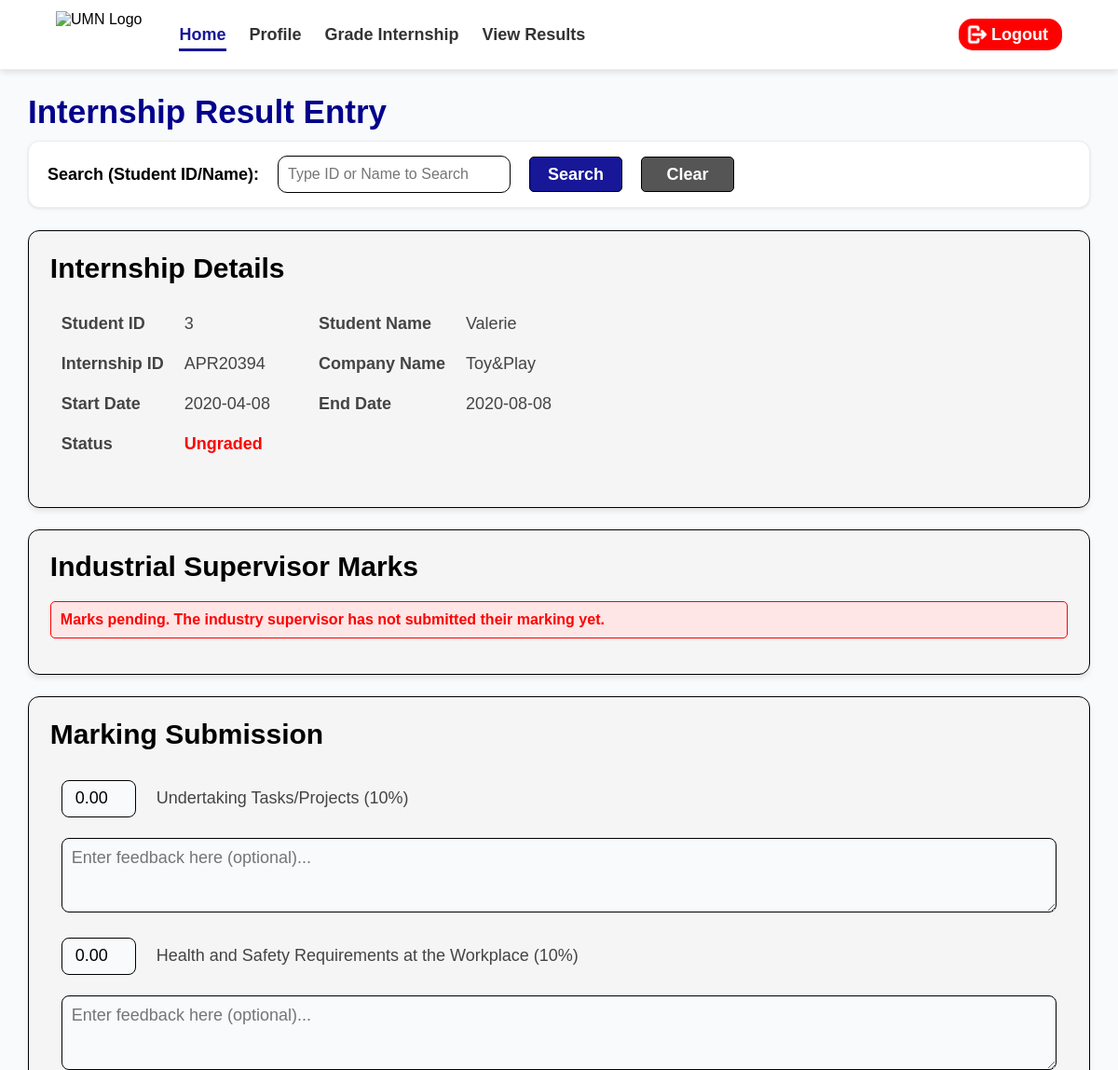
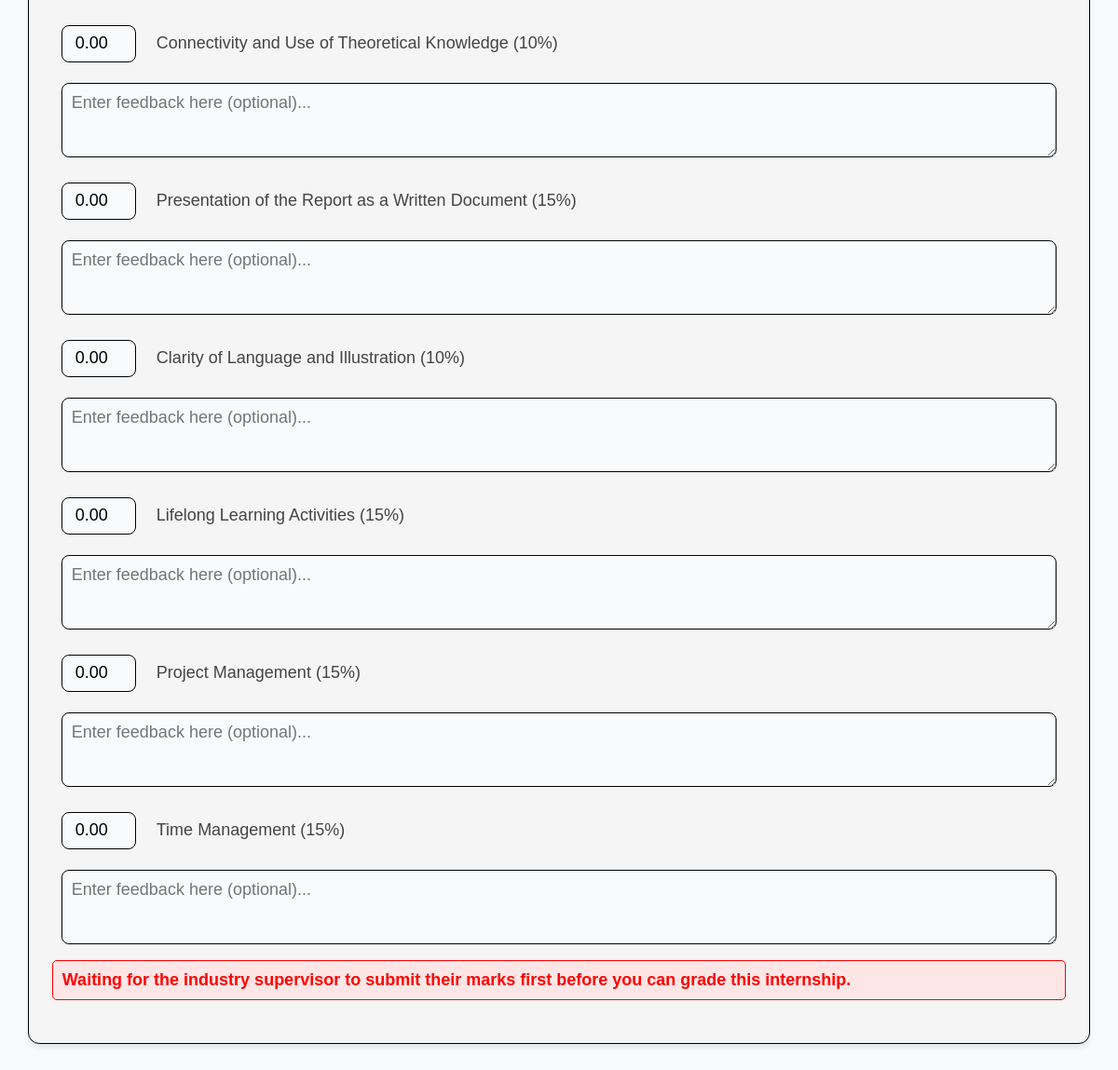
Screenshot of /COMP1044_SRC/Assessor/Lecturer_Internship_Grading.php (signed in) with the database file from the repository (2 pictures, top to bottom).
### tables this page shows
CREATE TABLE `internship` (
  `Internship_ID` varchar(15) NOT NULL,
  `Student_ID` int(11) NOT NULL,
  `Staff_ID` int(11) NOT NULL,
  `Company_ID` int(11) NOT NULL,
  `Supvr_ID` int(11) NOT NULL,
  `Start_Intern` date NOT NULL,
  `End_Intern` date NOT NULL,
  `Status` enum('Ungraded','Graded') NOT NULL
);

CREATE TABLE `student` (
  `Student_ID` int(11) NOT NULL,
  `Prog_Code` varchar(5) DEFAULT NULL,
  `User_ID` int(11) NOT NULL,
  `Full_Name` varchar(60) NOT NULL,
  `Contact_No` varchar(25) NOT NULL,
  `Enroll_Date` date NOT NULL,
  `Email_Addr` varchar(50) NOT NULL,
  `Gender` enum('Male','Female') NOT NULL
);

CREATE TABLE `assessment` (
  `Assessment_ID` varchar(15) NOT NULL,
  `Internship_ID` varchar(15) NOT NULL,
  `UTP` decimal(5,2) DEFAULT '0.00',
  `UTP_Feedback` varchar(255) DEFAULT NULL,
  `HSR` decimal(5,2) DEFAULT '0.00',
  `HSR_Feedback` varchar(255) DEFAULT NULL,
  `CUTK` decimal(5,2) DEFAULT '0.00',
  `CUTK_Feedback` varchar(255) DEFAULT NULL,
  `PR` decimal(5,2) DEFAULT '0.00',
  `PR_Feedback` varchar(255) DEFAULT NULL,
  `CLI` decimal(5,2) DEFAULT '0.00',
  `CLI_Feedback` varchar(255) DEFAULT NULL,
  `LLA` decimal(5,2) DEFAULT '0.00',
  `LLA_Feedback` varchar(255) DEFAULT NULL,
  `PM` decimal(5,2) DEFAULT '0.00',
  `PM_Feedback` varchar(255) DEFAULT NULL,
  `TM` decimal(5,2) DEFAULT '0.00',
  `TM_Feedback` varchar(255) DEFAULT NULL
);

CREATE TABLE `company` (
  `Company_ID` int(11) NOT NULL,
  `Reg_Comp_Name` varchar(60) NOT NULL,
  `Reg_No.` varchar(50) NOT NULL,
  `Comp_Address` varchar(50) NOT NULL
);

### COMP1044_SRC/Assessor/Lecturer_Internship_Grading.php (the view, shortened to what the rows shown need)
<?php require_once 'Lecturer_Grading_Logic.php'; ?>
<!DOCTYPE html>
<html>
    <head>
        <link rel="stylesheet" href="../Global.css">
    </head>
    <body>
    <h1 id="title">Internship Result Entry</h1>
    <main>
        <section class="infoContainer">
            <h2 class="infoTitle">Internship Details</h2>
            <?php if ($current_student) { ?>
            <table>
                <tr>
                    <td class="firstHalf">Student ID</td>
                    <td><?= htmlspecialchars($current_student['Student_ID']) ?></td>
                    <td class="secondHalf">Student Name</td>
                    <td><?= htmlspecialchars($current_student['Full_Name']) ?></td>
                </tr>
                <tr>
                    <td class="firstHalf">Internship ID</td>
                    <td><?= htmlspecialchars($current_student['Internship_ID']) ?></td>
                    <td class="secondHalf">Company Name</td>
                    <td><?= htmlspecialchars($current_student['Reg_Comp_Name']) ?></td>
                </tr>
                <tr>
                    <td class="firstHalf">Start Date</td>
                    <td><?= htmlspecialchars($current_student['Start_Intern']) ?></td>
                    <td class="secondHalf">End Date</td>
                    <td><?= htmlspecialchars($current_student['End_Intern']) ?></td>
                </tr>
                <tr>
                    <td class="firstHalf">Status</td>
                    <td style="color: <?= $current_student['Status'] == 'Graded' ? 'green' : 'red' ?>; font-weight:bold;">
                        <?= htmlspecialchars($current_student['Status']) ?>
                    </td>
                </tr>
            </table>
            <?php } else { echo "<p>No results found.<br><br>Either you currently have no students assigned to you, or the search term had no match. Please only choose an option from the dropdown list in the search bar if possible.</p>"; } ?>
        </section>
        <?php if ($current_student) { ?>
            <section class="infoContainer">
                <h2 class="infoTitle">Industrial Supervisor Marks</h2>
            </section>
        <?php } ?>
        <?php if ($current_student) {
            $lock_form = (!$supervisor_graded || $has_graded);
        ?>
            <section class="infoContainer">
                <h2 class="infoTitle">Marking Submission</h2>
                <form method="post">
                    <table style="width: 100%;">
                        <tr>
                            <td style="width: 80px;"><input class="inputMark" type="number" name="UTP" value="<?= $current_student['UTP'] ?>" min="0" max="10" required <?= $lock_form ? 'disabled' : '' ?>></td>
                            <td>Undertaking Tasks/Projects (10%)</td>
                        </tr>
                        <tr>
                            <td colspan="2">
                                <textarea name="UTPfeedback" maxlength="254" rows="3" style="width: 100%; box-sizing: border-box;" placeholder="Enter feedback here (optional)..." <?= $lock_form ? 'disabled' : '' ?>><?= htmlspecialchars($current_student['UTP_Feedback'] ?? '') ?></textarea>
                            </td>
                        </tr>
                        <tr>
                            <td><input class="inputMark" type="number" name="HSR" value="<?= $current_student['HSR'] ?>" min="0" max="10" required <?= $lock_form ? 'disabled' : '' ?>></td>
                            <td>Health and Safety Requirements at the Workplace (10%)</td>
                        </tr>
                        <tr>
                            <td colspan="2">
                                <textarea name="HSRfeedback" maxlength="254" rows="3" style="width: 100%; box-sizing: border-box;" placeholder="Enter feedback here (optional)..." <?= $lock_form ? 'disabled' : '' ?>><?= htmlspecialchars($current_student['HSR_Feedback'] ?? '') ?></textarea>
                            </td>
                        </tr>
                        <tr>
                            <td><input class="inputMark" type="number" name="CUTK" value="<?= $current_student['CUTK'] ?>" min="0" max="10" required <?= $lock_form ? 'disabled' : '' ?>></td>
                            <td>Connectivity and Use of Theoretical Knowledge (10%)</td>
                        </tr>
                        <tr>
                            <td colspan="2">
                                <textarea name="CUTKfeedback" maxlength="254" rows="3" style="width: 100%; box-sizing: border-box;" placeholder="Enter feedback here (optional)..." <?= $lock_form ? 'disabled' : '' ?>><?= htmlspecialchars($current_student['CUTK_Feedback'] ?? '') ?></textarea>
                            </td>
                        </tr>
                        <tr>
                            <td><input class="inputMark" type="number" name="PR" value="<?= $current_student['PR'] ?>" min="0" max="15" required <?= $lock_form ? 'disabled' : '' ?>></td>
                            <td>Presentation of the Report as a Written Document (15%)</td>
                        </tr>
                        <tr>
                            <td colspan="2">
                                <textarea name="PRfeedback" maxlength="254" rows="3" style="width: 100%; box-sizing: border-box;" placeholder="Enter feedback here (optional)..." <?= $lock_form ? 'disabled' : '' ?>><?= htmlspecialchars($current_student['PR_Feedback'] ?? '') ?></textarea>
                            </td>
                        </tr>
                        <tr>
                            <td><input class="inputMark" type="number" name="CLI" value="<?= $current_student['CLI'] ?>" min="0" max="10" required <?= $lock_form ? 'disabled' : '' ?>></td>
                            <td>Clarity of Language and Illustration (10%)</td>
                        </tr>
                        <tr>
                            <td colspan="2">
                                <textarea name="CLIfeedback" maxlength="254" rows="3" style="width: 100%; box-sizing: border-box;" placeholder="Enter feedback here (optional)..." <?= $lock_form ? 'disabled' : '' ?>><?= htmlspecialchars($current_student['CLI_Feedback'] ?? '') ?></textarea>
                            </td>
                        </tr>
                        <tr>
                            <td><input class="inputMark" type="number" name="LLA" value="<?= $current_student['LLA'] ?>" min="0" max="15" required <?= $lock_form ? 'disabled' : '' ?>></td>
                            <td>Lifelong Learning Activities (15%)</td>
                        </tr>
                        <tr>
                            <td colspan="2">
                                <textarea name="LLAfeedback" maxlength="254" rows="3" style="width: 100%; box-sizing: border-box;" placeholder="Enter feedback here (optional)..." <?= $lock_form ? 'disabled' : '' ?>><?= htmlspecialchars($current_student['LLA_Feedback'] ?? '') ?></textarea>
                            </td>
                        </tr>
                        <tr>
                            <td><input class="inputMark" type="number" name="PM" value="<?= $current_student['PM'] ?>" min="0" max="15" required <?= $lock_form ? 'disabled' : '' ?>></td>
                            <td>Project Management (15%)</td>
                        </tr>
                        <tr>
                            <td colspan="2">
                                <textarea name="PMfeedback" maxlength="254" rows="3" style="width: 100%; box-sizing: border-box;" placeholder="Enter feedback here (optional)..." <?= $lock_form ? 'disabled' : '' ?>><?= htmlspecialchars($current_student['PM_Feedback'] ?? '') ?></textarea>
                            </td>
                        </tr>
                        <tr>
                            <td><input class="inputMark" type="number" name="TM" value="<?= $current_student['TM'] ?>" min="0" max="15" required <?= $lock_form ? 'disabled' : '' ?>></td>
                            <td>Time Management (15%)</td>
                        </tr>
                        <tr>
                            <td colspan="2">
                                <textarea name="TMfeedback" maxlength="254" rows="3" style="width: 100%; box-sizing: border-box;" placeholder="Enter feedback here (optional)..." <?= $lock_form ? 'disabled' : '' ?>><?= htmlspecialchars($current_student['TM_Feedback'] ?? '') ?></textarea>
                            </td>
                        </tr>
                        <?php if (!$supervisor_graded) { ?>
                            <tr>
                                <td colspan="2" class="error">
                                    Waiting for the industry supervisor to submit their marks first before you can grade this internship.
                                </td>
                            </tr>
                        <?php } ?>
                    </table>
                </form>
            </section>
        <?php } ?>
    </main>
</body>
</html>

### rows the page displays
internship: Student_ID "3", Student_ID.Full_Name "Valerie", assessment.Internship_ID "APR20394", Company_ID.Reg_Comp_Name "Toy&Play", Start_Intern "2020-04-08", End_Intern "2020-08-08", Status "Ungraded", UTP "0.00", HSR "0.00", CUTK "0.00", PR "0.00", CLI "0.00", LLA "0.00", PM "0.00", TM "0.00"
